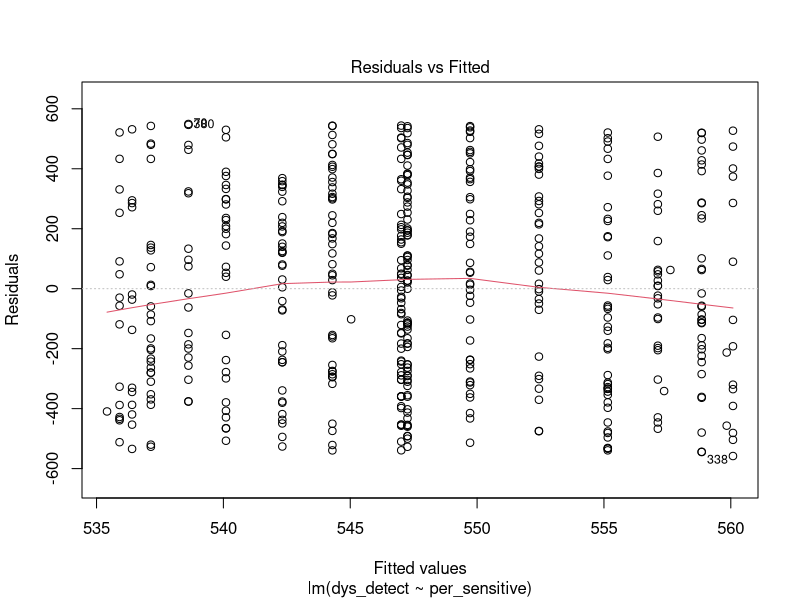
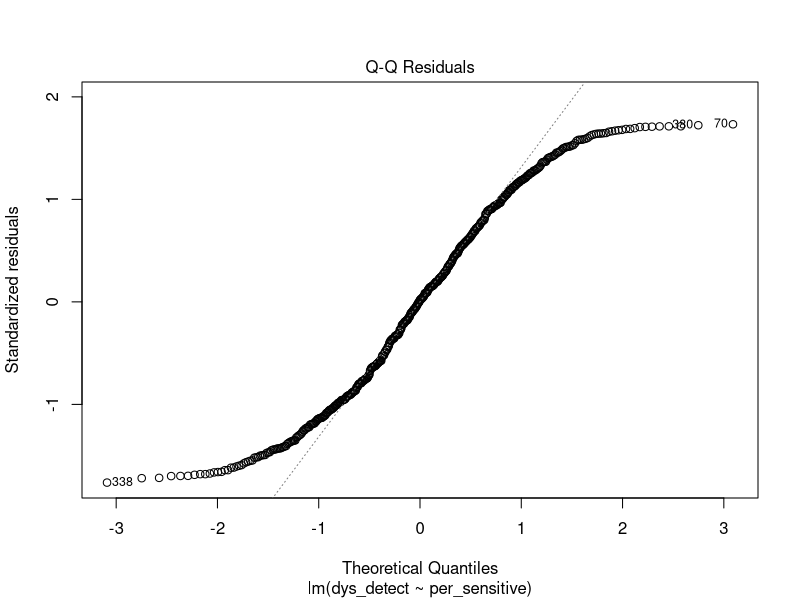

Recreate these plots in R, in order.
#Read the data into a dataframe

lab6.data <- read.csv("lab 6 sra 365 wc-1.csv", header = TRUE)

#Test your regression model for independence of observations.

#Install required package
install.packages("car")

# Load the required package
library(car)

# Run a regression model
lab6.reg <- lm(dys_detect ~ per_sensitive, data = lab6.data)

#Run the Durbin-Watson test on your regression model.
dwt(lab6.reg)

# Plot residuals versus fitted values for homogeneity of variance
plot(lab6.reg, which = 1)

#Test your regression model for normality using a Q-Q plot. 
plot(lab6.reg, which = 2)

# Calculates and stores the residuals
lab6.data$residuals <- residuals(lab6.reg)

# Runs the Shapiro-Wilk test on the residuals
shapiro.test(lab6.data$residuals)

